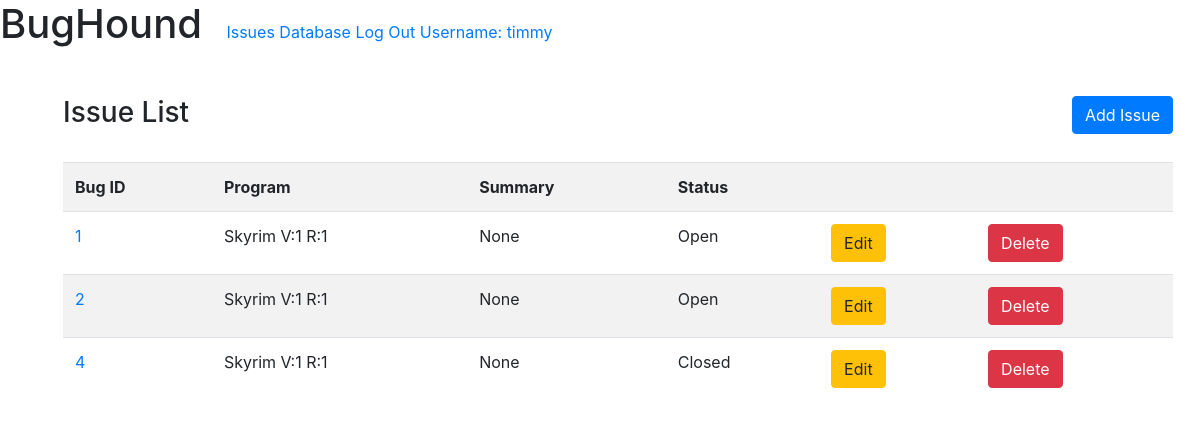
Page /issues/ (signed in) on the committed database.
### issues/models.py (models this page shows, shortened)
class Issue(models.Model):
    program = models.ForeignKey(Program, on_delete=models.CASCADE)
    bugtype = models.ForeignKey(BugType, on_delete=models.CASCADE)
    severity = models.ForeignKey(Severity, on_delete=models.CASCADE)
    reportedBy = models.ForeignKey(Employee, on_delete=models.CASCADE, related_name='employee_reportedByID')
    functionalArea = models.ForeignKey(FunctionalArea, on_delete=models.CASCADE)
    assignedTo = models.ForeignKey(
        Employee,
        on_delete=models.CASCADE, related_name='employee_assignedToID',
        null=True,
        blank=True)
    status = models.ForeignKey(Status, on_delete=models.CASCADE, default="OPEN")
    priority = models.ForeignKey(Priority, on_delete=models.CASCADE)
    resolution = models.ForeignKey(Resolution, on_delete=models.CASCADE)
    testedBy = models.ForeignKey(
        Employee,
        on_delete=models.CASCADE, related_name='employee_testedByID',
        null=True,
        blank=True)
    attachment = models.CharField(
        max_length = 1000,
        null=True,
        blank=True)
    summary = models.CharField(
        max_length=500,
        null=True,
        blank=True)
    suggestedFix = models.CharField(
        max_length=500,
        null=True,
        blank=True)
    issueDate = models.DateTimeField(default=timezone.now)
    isAssignedToGroup = models.BooleanField(null=True)
    comments = models.CharField(
        max_length=500,
        null=True,
        blank=True)
    resolveByDate = models.DateTimeField(null=True, blank=True)
    testByDate = models.DateTimeField(null=True, blank=True)
    treatedAsDeferred = models.BooleanField(default=False)
    reproducible = models.BooleanField(null=True)

class Program(models.Model):
    version = models.IntegerField(validators=[MinValueValidator(1)])
    release = models.IntegerField(validators=[MinValueValidator(1)])
    name = models.CharField(
        max_length=200,
        unique=True,
        null=False,
        blank=False)
    area = models.ManyToManyField(FunctionalArea)
    def __str__(self):
        return f"{self.name} V:{self.version} R:{self.release}"
    class Meta:
        unique_together = [['name', 'release', 'version'], ['name', 'version']]

class Status(models.Model):
    name = models.CharField(
        max_length=200,
        unique=True,
        null=False,
        blank=False)
    def __str__(self):
        return self.name

### issues/views.py (the view)
# urls.py: path('issues/', IssueListView.as_view(), name='IssueListView'),
class IssueListView(LoginRequiredMixin, ListView):
    template_name = 'issues/pages/issues/issues.html'
    model = Issue
    paginate_by = 5

### issues/templates/issues/pages/issues/issues.html (shortened to what this page needs)
{% extends "issues/base.html" %}
{% load crispy_forms_tags %}
{% block content %}
  <div class="row justify-content-between my-4">
    <div class="col-4">
      <h3>Issue List</h3>
    </div>
    <div class="col-4">
      <div class="float-right">
        <a class="btn btn-primary" href="{% url "IssueCreateView" %}">Add Issue</a>
      </div>
    </div>
  </div>
  <table class="table table-striped">
    <tr>
      <th>Bug ID</th>
      <th>Program</th>
      <th>Summary</th>
      <th>Status</th>
      <th></th>
      <th></th>
    </tr>
    {% for obj in object_list %}
    <tr>
      <td><a href="{% url 'IssueDetailView' obj.id %}">{{ obj.id }}</a></td>
      <td>{{ obj.program }}</td>
      <td>{{ obj.summary }}</td>
      <td>{{ obj.status }}</td>
      <td><a href="{% url 'IssueUpdateView' obj.id %}" class="btn btn-warning">Edit</a></td>
      <td><a href="{% url 'IssueDeleteView' obj.id %}" class="btn btn-danger">Delete</a></td>
    </tr>
    {% endfor %}
  </table >
{% endblock %}

### issues/templates/issues/base.html (shortened to what this page needs)
<!doctype html>
<html lang="en">
  <head>
    <link rel="stylesheet" href="https://stackpath.bootstrapcdn.com/bootstrap/4.4.1/css/bootstrap.min.css">
  </head>
  <body>
    <header>
      <h1 style="display: inline; margin-right:20px;">BugHound</h1>
      <nav style="display: inline;">
        <a href="{% url 'IssueListView' %}">Issues</a>
        <a href="{% url 'admin:index' %}">Database</a>
        <a href="{% url 'logout_view' %}">Log Out</a>
        {% if request.user.username %}
          <a href="">Username: {{request.user.username}}</a>
        {% endif %}
      </nav>
    </header>
    <div class="container m-5">
      {% block content %}
      {% endblock %}
    </div>
  </body>
</html>

### rows in the picture
Issue: id "1", program "Skyrim V:1 R:1", summary "None", status "Open"
Issue: id "2", program "Skyrim V:1 R:1", summary "None", status "Open"
Issue: id "4", program "Skyrim V:1 R:1", summary "None", status "Closed"

### other values in the picture
{{ request.user.username }} "timmy"
